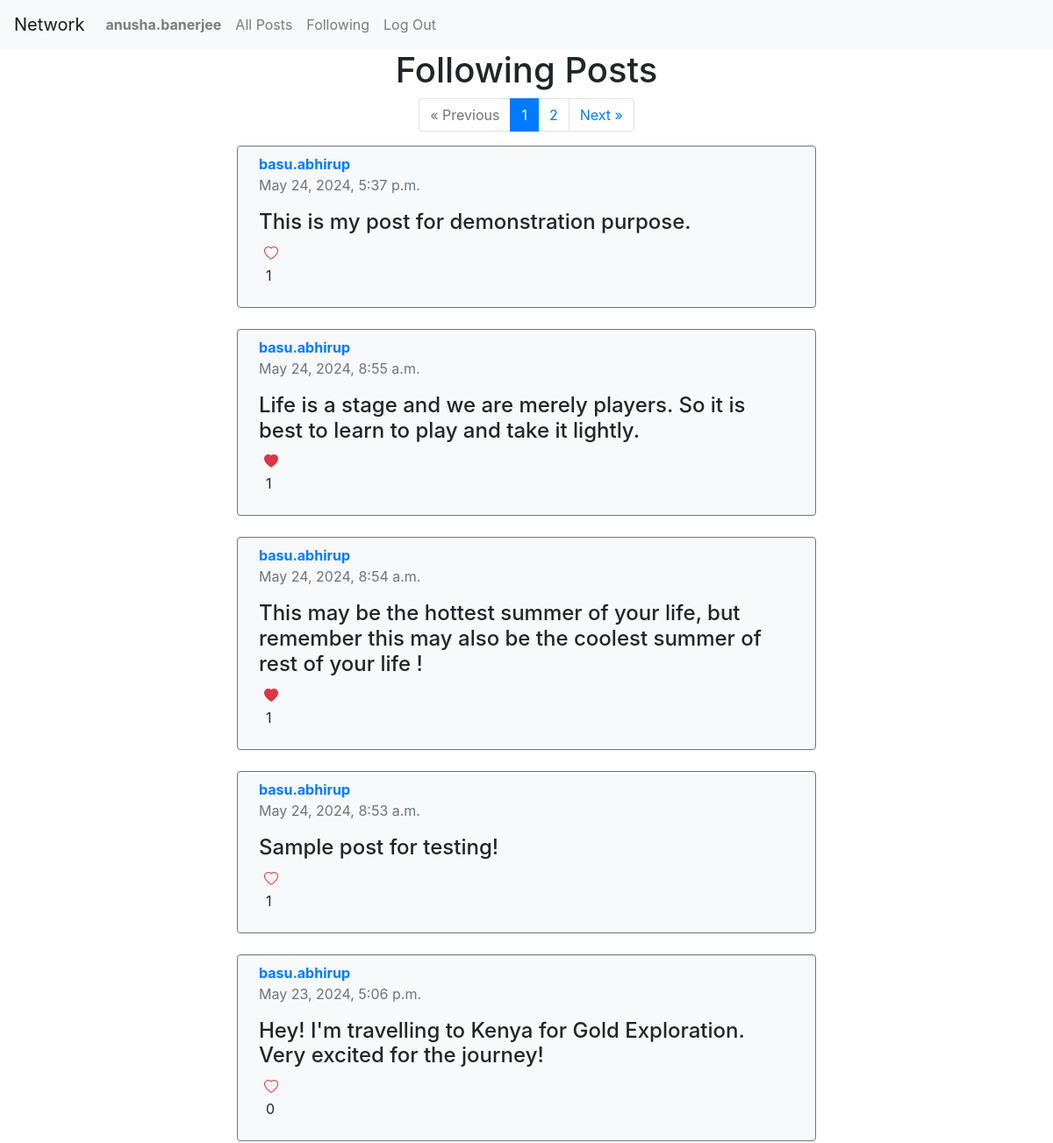
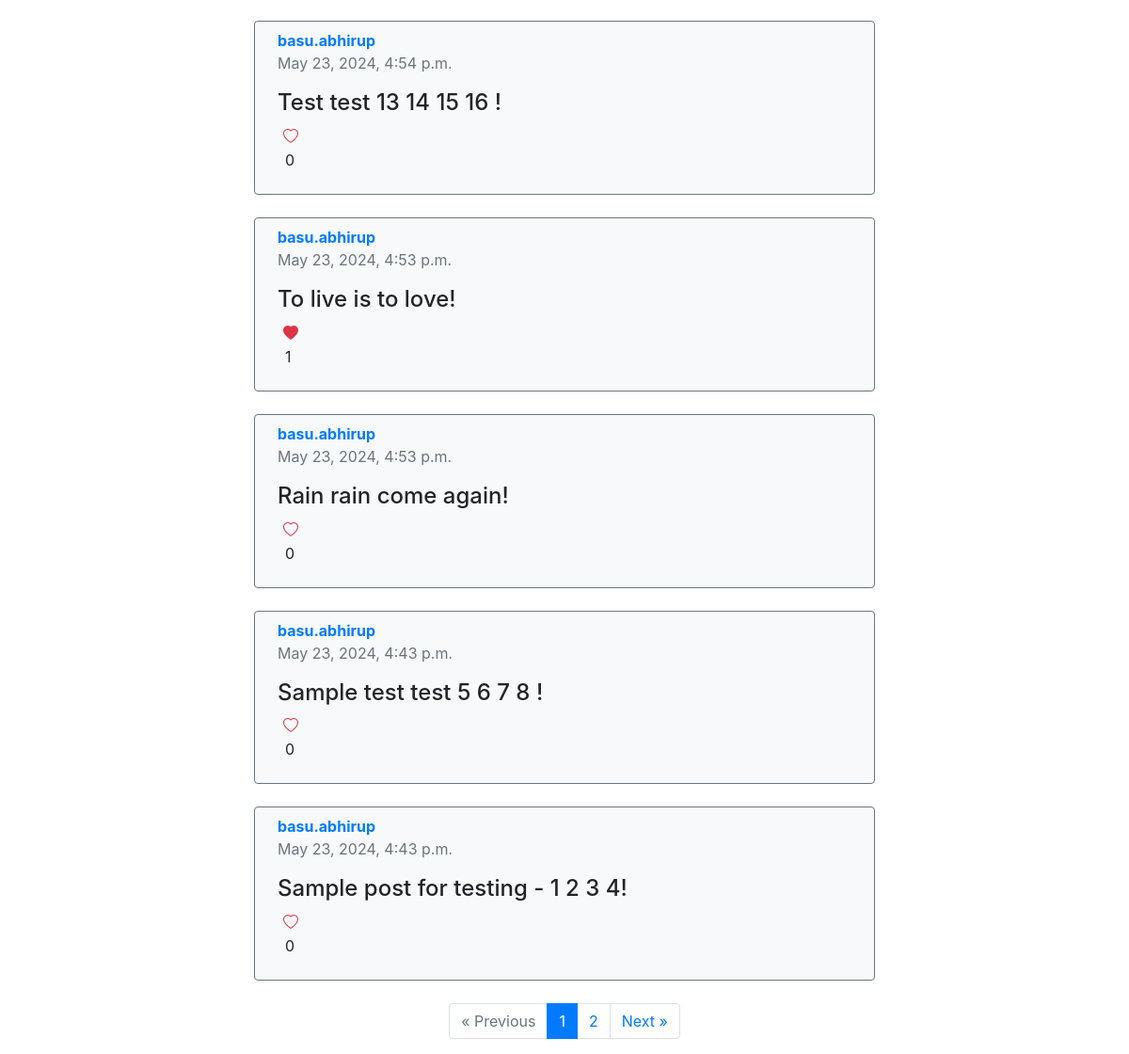
The app's page /following (signed in) with its own data (2 pictures, top to bottom).
### network/models.py (models this page shows, shortened)
class User(AbstractUser):
    pass

class Post(models.Model):
  user = models.ForeignKey(User, on_delete=models.CASCADE)
  content = models.TextField()
  timestamp = models.DateTimeField(auto_now_add=True)
  likes = models.PositiveIntegerField(default=0)

### network/views.py (the view)
# urls.py: path('following', views.following_posts, name='following_posts'),
@login_required
def following_posts(request):
  if request.method != 'GET':
    return JsonResponse({'error': 'Method not allowed'}, status=405)
  following = request.user.following.all()
  following_users = [f.following for f in following]
  following_posts = Post.objects.filter(user__in=following_users).order_by('-timestamp')
  posts = []
  for post in following_posts:
    already_liked = post.liked_by.filter(user=request.user).exists()
    posts.append({
      'post': post,
      'already_liked': already_liked
    })
  paginator = Paginator(posts, 10)
  page_number = request.GET.get('page')
  page_obj = paginator.get_page(page_number)
  return render(request, 'network/all_posts.html', {
    'posts': page_obj,
    'paginator': paginator,
    'following_posts': True
    })

### network/templates/network/all_posts.html (shortened to what this page needs)
{% extends "network/layout.html" %}
{% block body %}
    {% if following_posts == True %}
        <h1>Following Posts</h1>
    {% else %}
        <h1>All Posts</h1>
    {% endif %}
    {% if paginator.num_pages > 1 %}
    <nav aria-label="Page navigation example">
        <ul class="pagination">
        {% if posts.has_previous %}
            <li class="page-item"><a class="page-link" href="?page={{ posts.previous_page_number }}">&laquo; Previous</a></li>
        {% else %}
            <li class="page-item disabled"><a class="page-link text-muted">&laquo; Previous</a></li>
        {% endif %}
        {% for page_num in paginator.page_range %}
            <li class="page-item {% if page_num == posts.number %}active{% endif %}">
            <a class="page-link" href="?page={{ page_num }}">{{ page_num }}</a>
            </li>
        {% endfor %}
        {% if posts.has_next %}
            <li class="page-item not-allowed"><a class="page-link" href="?page={{ posts.next_page_number }}">Next &raquo;</a></li>
        {% else %}
            <li class="page-item disabled"><a class="page-link text-muted">Next &raquo;</a></li>
        {% endif %}
        </ul>
    </nav>
    {% endif %}
    <div class="post-container">
        {% for post in posts %}
        <div class="post px-4 py-2 border border border-secondary rounded bg-light mb-4 w-100">
            <p class="mb-0 d-inline-block mr-3"><a href="{% url 'profile' post.post.user.username %}"><strong>{{ post.post.user.username }}</strong></a></p>
            <p class="text-muted mt-0">{{ post.post.timestamp }}</p>
            <p class="h4" id="post-content-{{ post.post.id }}">{{ post.post.content }}</p>
            {% if user.is_authenticated %}
                <button class="like-button border-0 bg-light" data-post-id="{{ post.post.id }}" onclick="handleLiking(event)">
                    {% if post.already_liked == True %}
                        <i class="bi bi-heart-fill text-danger"></i>
                    {% else %}
                        <i class="bi bi-heart text-danger"></i>
                    {% endif %}
                </button>
                <p class="ml-2" id="like-count-{{ post.post.id }}">{{ post.post.likes }}</p>
            {% else %}
                <p id="like-count-{{ post.post.id }}"><i class="bi bi-heart text-danger"></i> &nbsp;{{ post.post.likes }}</p>
            {% endif %}
        </div>
        {% endfor %}
    </div>
    {% if paginator.num_pages > 1 %}
    <nav aria-label="Page navigation example">
        <ul class="pagination">
        {% if posts.has_previous %}
            <li class="page-item"><a class="page-link" href="?page={{ posts.previous_page_number }}">&laquo; Previous</a></li>
        {% else %}
            <li class="page-item disabled"><a class="page-link text-muted">&laquo; Previous</a></li>
        {% endif %}
        {% for page_num in paginator.page_range %}
            <li class="page-item {% if page_num == posts.number %}active{% endif %}">
            <a class="page-link" href="?page={{ page_num }}">{{ page_num }}</a>
            </li>
        {% endfor %}
        {% if posts.has_next %}
            <li class="page-item not-allowed"><a class="page-link" href="?page={{ posts.next_page_number }}">Next &raquo;</a></li>
        {% else %}
            <li class="page-item disabled"><a class="page-link text-muted">Next &raquo;</a></li>
        {% endif %}
        </ul>
    </nav>
    {% endif %}
{% endblock %}

### network/templates/network/layout.html (shortened to what this page needs)
{% load static %}
<!DOCTYPE html>
<html lang="en">
    <head>
        <link rel="stylesheet" href="https://stackpath.bootstrapcdn.com/bootstrap/4.4.1/css/bootstrap.min.css">
        <link rel="stylesheet" href="https://cdn.jsdelivr.net/npm/bootstrap-icons@1.11.3/font/bootstrap-icons.min.css">
        <link href="{% static 'network/styles.css' %}" rel="stylesheet">
    </head>
    <body>
        <nav class="navbar navbar-expand-lg navbar-light bg-light">
            <a class="navbar-brand" href="{% url 'index' %}">Network</a>
            <div>
              <ul class="navbar-nav mr-auto">
                {% if user.is_authenticated %}
                    <li class="nav-item">
                        <a class="nav-link" href="{% url 'profile' user.username %}"><strong>{{ user.username }}</strong></a>
                    </li>
                {% endif %}
                <li class="nav-item">
                  <a class="nav-link" href="{% url 'posts' %}">All Posts</a>
                </li>
                {% if user.is_authenticated %}
                    <li class="nav-item">
                        <a class="nav-link" href="{% url 'following_posts' %}">Following</a>
                    </li>
                    <li class="nav-item">
                        <a class="nav-link" href="{% url 'logout' %}">Log Out</a>
                    </li>
                {% endif %}
              </ul>
            </div>
          </nav>
        <div class="body">
            {% block body %}
            {% endblock %}
        </div>
    </body>
</html>

### network/static/network/styles.css (style rules this page uses)
.body { display: flex; flex-direction: column; justify-content: center; align-items: center; }
.post-container { display: flex; flex-direction: column; align-items: start; justify-content: center; width: 85%; }
@media (min-width: 992px) { .post-container { width: 55%; } }

### records on screen
User: username "anusha.banerjee"
Post: post.user.username "basu.abhirup", post.timestamp "May 24, 2024, 5:37 p.m.", post.content "This is my post for demonstration purpose.", post.likes "1"
Post: post.user.username "basu.abhirup", post.timestamp "May 24, 2024, 8:55 a.m.", post.content "Life is a stage and we are merely players. So it is best to learn to play and take it lightly.", post.likes "1"
Post: post.user.username "basu.abhirup", post.timestamp "May 24, 2024, 8:54 a.m.", post.content "This may be the hottest summer of your life, but remember this may also be the coolest summer of rest of your life !", post.likes "1"
Post: post.user.username "basu.abhirup", post.timestamp "May 24, 2024, 8:53 a.m.", post.content "Sample post for testing!", post.likes "1"
Post: post.user.username "basu.abhirup", post.timestamp "May 23, 2024, 5:06 p.m.", post.content "Hey! I'm travelling to Kenya for Gold Exploration. Very excited for the journey!", post.likes "0"
Post: post.user.username "basu.abhirup", post.timestamp "May 23, 2024, 4:54 p.m.", post.content "Test test 13 14 15 16 !", post.likes "0"
Post: post.user.username "basu.abhirup", post.timestamp "May 23, 2024, 4:53 p.m.", post.content "To live is to love!", post.likes "1"
Post: post.user.username "basu.abhirup", post.timestamp "May 23, 2024, 4:53 p.m.", post.content "Rain rain come again!", post.likes "0"
Post: post.user.username "basu.abhirup", post.timestamp "May 23, 2024, 4:43 p.m.", post.content "Sample test test 5 6 7 8 !", post.likes "0"
Post: post.user.username "basu.abhirup", post.timestamp "May 23, 2024, 4:43 p.m.", post.content "Sample post for testing - 1 2 3 4!", post.likes "0"

### other values on screen
{{ page_num }} "1" "2"
